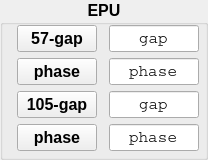
                 <widget class="QGroupBox" name="groupBox_EPU">
                  <property name="sizePolicy">
                   <sizepolicy hsizetype="Preferred" vsizetype="Preferred">
                    <horstretch>0</horstretch>
                    <verstretch>0</verstretch>
                   </sizepolicy>
                  </property>
                  <property name="font">
                   <font>
                    <pointsize>12</pointsize>
                    <weight>75</weight>
                    <bold>true</bold>
                    <kerning>true</kerning>
                   </font>
                  </property>
                  <property name="title">
                   <string>EPU</string>
                  </property>
                  <property name="alignment">
                   <set>Qt::AlignHCenter|Qt::AlignTop</set>
                  </property>
                  <widget class="QLineEdit" name="lineEdit_EPU57_gap">
                   <property name="geometry">
                    <rect>
                     <x>109</x>
                     <y>25</y>
                     <width>90</width>
                     <height>27</height>
                    </rect>
                   </property>
                   <property name="sizePolicy">
                    <sizepolicy hsizetype="Fixed" vsizetype="Fixed">
                     <horstretch>0</horstretch>
                     <verstretch>0</verstretch>
                    </sizepolicy>
                   </property>
                   <property name="font">
                    <font>
                     <family>Courier</family>
                     <pointsize>12</pointsize>
                     <weight>50</weight>
                     <bold>false</bold>
                    </font>
                   </property>
                   <property name="statusTip">
                    <string>optic 1</string>
                   </property>
                   <property name="whatsThis">
                    <string>first optic title</string>
                   </property>
                   <property name="text">
                    <string>gap</string>
                   </property>
                   <property name="alignment">
                    <set>Qt::AlignCenter</set>
                   </property>
                  </widget>
                  <widget class="QPushButton" name="pushButton_EPU57_gap">
                   <property name="geometry">
                    <rect>
                     <x>17</x>
                     <y>25</y>
                     <width>80</width>
                     <height>27</height>
                    </rect>
                   </property>
                   <property name="sizePolicy">
                    <sizepolicy hsizetype="Fixed" vsizetype="Fixed">
                     <horstretch>0</horstretch>
                     <verstretch>0</verstretch>
                    </sizepolicy>
                   </property>
                   <property name="font">
                    <font>
                     <weight>75</weight>
                     <bold>true</bold>
                    </font>
                   </property>
                   <property name="text">
                    <string>57-gap</string>
                   </property>
                  </widget>
                  <widget class="QLineEdit" name="lineEdit_EPU57_phase">
                   <property name="geometry">
                    <rect>
                     <x>109</x>
                     <y>58</y>
                     <width>90</width>
                     <height>27</height>
                    </rect>
                   </property>
                   <property name="sizePolicy">
                    <sizepolicy hsizetype="Fixed" vsizetype="Fixed">
                     <horstretch>0</horstretch>
                     <verstretch>0</verstretch>
                    </sizepolicy>
                   </property>
                   <property name="font">
                    <font>
                     <family>Courier</family>
                     <pointsize>12</pointsize>
                     <weight>50</weight>
                     <bold>false</bold>
                    </font>
                   </property>
                   <property name="statusTip">
                    <string>optic 1</string>
                   </property>
                   <property name="whatsThis">
                    <string>first optic title</string>
                   </property>
                   <property name="text">
                    <string>phase</string>
                   </property>
                   <property name="alignment">
                    <set>Qt::AlignCenter</set>
                   </property>
                  </widget>
                  <widget class="QLineEdit" name="lineEdit_EPU105_gap">
                   <property name="enabled">
                    <bool>true</bool>
                   </property>
                   <property name="geometry">
                    <rect>
                     <x>109</x>
                     <y>91</y>
                     <width>90</width>
                     <height>27</height>
                    </rect>
                   </property>
                   <property name="sizePolicy">
                    <sizepolicy hsizetype="Fixed" vsizetype="Fixed">
                     <horstretch>0</horstretch>
                     <verstretch>0</verstretch>
                    </sizepolicy>
                   </property>
                   <property name="font">
                    <font>
                     <family>Courier</family>
                     <pointsize>12</pointsize>
                     <weight>50</weight>
                     <bold>false</bold>
                    </font>
                   </property>
                   <property name="statusTip">
                    <string>optic 1</string>
                   </property>
                   <property name="whatsThis">
                    <string>first optic title</string>
                   </property>
                   <property name="text">
                    <string>gap</string>
                   </property>
                   <property name="frame">
                    <bool>true</bool>
                   </property>
                   <property name="alignment">
                    <set>Qt::AlignCenter</set>
                   </property>
                   <property name="clearButtonEnabled" stdset="0">
                    <bool>false</bool>
                   </property>
                  </widget>
                  <widget class="QPushButton" name="pushButton_EPU57_phase">
                   <property name="geometry">
                    <rect>
                     <x>17</x>
                     <y>58</y>
                     <width>80</width>
                     <height>27</height>
                    </rect>
                   </property>
                   <property name="sizePolicy">
                    <sizepolicy hsizetype="Fixed" vsizetype="Fixed">
                     <horstretch>0</horstretch>
                     <verstretch>0</verstretch>
                    </sizepolicy>
                   </property>
                   <property name="font">
                    <font>
                     <weight>75</weight>
                     <bold>true</bold>
                    </font>
                   </property>
                   <property name="text">
                    <string>phase</string>
                   </property>
                  </widget>
                  <widget class="QPushButton" name="pushButton_EPU105_gap">
                   <property name="geometry">
                    <rect>
                     <x>17</x>
                     <y>91</y>
                     <width>80</width>
                     <height>27</height>
                    </rect>
                   </property>
                   <property name="sizePolicy">
                    <sizepolicy hsizetype="Fixed" vsizetype="Fixed">
                     <horstretch>0</horstretch>
                     <verstretch>0</verstretch>
                    </sizepolicy>
                   </property>
                   <property name="font">
                    <font>
                     <weight>75</weight>
                     <bold>true</bold>
                    </font>
                   </property>
                   <property name="text">
                    <string>105-gap</string>
                   </property>
                  </widget>
                  <widget class="QPushButton" name="pushButton_EPU105_phase">
                   <property name="geometry">
                    <rect>
                     <x>17</x>
                     <y>124</y>
                     <width>80</width>
                     <height>27</height>
                    </rect>
                   </property>
                   <property name="sizePolicy">
                    <sizepolicy hsizetype="Fixed" vsizetype="Fixed">
                     <horstretch>0</horstretch>
                     <verstretch>0</verstretch>
                    </sizepolicy>
                   </property>
                   <property name="font">
                    <font>
                     <weight>75</weight>
                     <bold>true</bold>
                    </font>
                   </property>
                   <property name="text">
                    <string>phase</string>
                   </property>
                  </widget>
                  <widget class="QLineEdit" name="lineEdit_EPU105_phase">
                   <property name="enabled">
                    <bool>true</bool>
                   </property>
                   <property name="geometry">
                    <rect>
                     <x>109</x>
                     <y>124</y>
                     <width>90</width>
                     <height>27</height>
                    </rect>
                   </property>
                   <property name="sizePolicy">
                    <sizepolicy hsizetype="Fixed" vsizetype="Fixed">
                     <horstretch>0</horstretch>
                     <verstretch>0</verstretch>
                    </sizepolicy>
                   </property>
                   <property name="font">
                    <font>
                     <family>Courier</family>
                     <pointsize>12</pointsize>
                     <weight>50</weight>
                     <bold>false</bold>
                    </font>
                   </property>
                   <property name="statusTip">
                    <string>optic 1</string>
                   </property>
                   <property name="whatsThis">
                    <string>first optic title</string>
                   </property>
                   <property name="text">
                    <string>phase</string>
                   </property>
                   <property name="frame">
                    <bool>true</bool>
                   </property>
                   <property name="alignment">
                    <set>Qt::AlignCenter</set>
                   </property>
                  </widget>
                 </widget>
